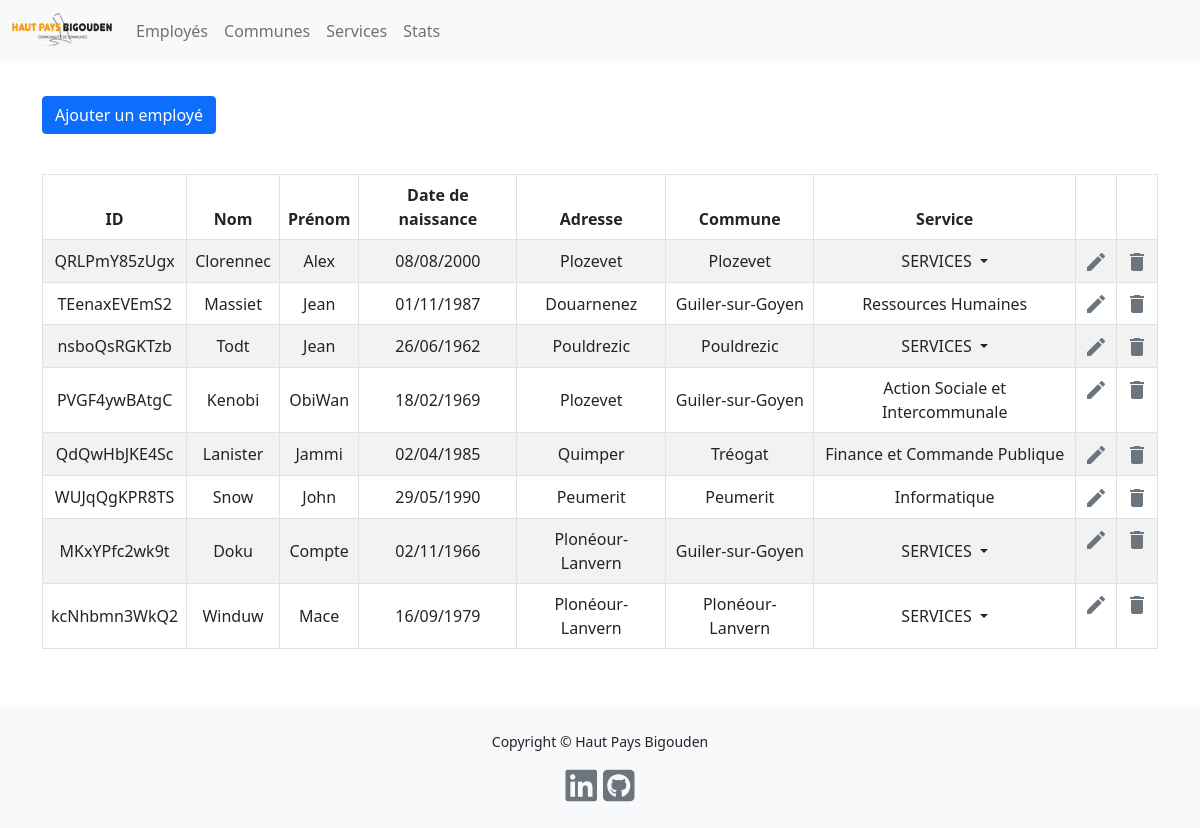
The app's page /employe/ with its own data.
### tables this page shows
CREATE TABLE Employe (employeId VARCHAR(100) PRIMARY KEY,communeId INTEGER,nom VARCHAR(50),prenom VARCHAR(50),ddn DATE,adresse VARCHAR(100),FOREIGN KEY(communeId) REFERENCES Commune);

CREATE TABLE Commune (communeId INTEGER PRIMARY KEY,nom VARCHAR(50),cdp VARCHAR(50));

CREATE TABLE Service (serviceId INTEGER PRIMARY KEY,nom VARCHAR(50));

### routes/employe.py (the view)
@employe.route('/')
def index():
    employes = lire_employes()
    employes = concat_employes(employes)
    return render_template("employe.index.html", employes=employes)

### db/src/dataBase.py (called while the page is built)
def r_requete(requete,remplacement=()):
    con = sql.connect(db)
    cur = con.cursor()
    cur.execute(requete,remplacement)
    return cur.fetchall()

### db/src/dataHandle.py (called while the page is built)
def concat_employes(employes:str):
    new_employes = employes
    for employe in new_employes:
        indexs = [new_employes.index(_employe) for _employe in new_employes if employe[0] in _employe]
        if len(indexs) > 1 :
            services = [new_employes[idx][6] for idx in indexs]
            [new_employes.pop(idx) for idx in reversed(indexs[1:])]
            new_employes[indexs[0]] = list(new_employes[indexs[0]])
            new_employes[indexs[0]][6] = services
            new_employes[indexs[0]] = tuple(new_employes[indexs[0]])
    return new_employes

### db/src/requests.py (called while the page is built)
def lire_all(table:str):
    return r_requete(f"SELECT * FROM {table}")

def lire_employes(): return lire_all("Employe_full")

### templates/employe.index.html (shortened to what this page needs)
{% extends "template.html" %}
{% block content %}
<a href="{{ url_for('employe.add') }}" class="btn btn-primary">Ajouter un employé</a>
<table class="table table-striped table-bordered mx-auto" style="margin-top: 5vh;">
    <thead>
    <tr>
        <th scope="col" class="text-center">ID</th>
        <th scope="col" class="text-center">Nom</th>
        <th scope="col" class="text-center">Prénom</th>
        <th scope="col" class="text-center">Date de naissance</th>
        <th scope="col" class="text-center">Adresse</th>
        <th scope="col" class="text-center">Commune</th>
        <th scope="col" class="text-center">Service</th>
        <th scope="col"></th>
        <th scope="col"></th>
    </tr>
    </thead>
    <tbody>
        {%for employe in employes%}
        <tr>
            <td class="text-center align-middle"> {{ employe[0] }} </td>
            <td class="text-center align-middle"> {{ employe[1] }} </td>
            <td class="text-center align-middle"> {{ employe[2] }} </td>
            <td class="text-center align-middle"> {{ employe[3] }} </td>
            <td class="text-center align-middle"> {{ employe[4] }} </td>
            <td class="text-center align-middle"> {{ employe[5] }} </td>
            {% if employe[6].__class__.__name__ == 'list' %}
                <td class="text-center align-middle">
                    <div class="dropdown">
                        <p class="dropdown-toggle mb-0" data-bs-toggle="dropdown" aria-expanded="false">
                            SERVICES
                        </p>
                    </div>
                </td>
            {% else %}
                <td class="text-center align-middle"> {{ employe[6] }} </td>
            {% endif %}
            <td class="text-center">
                <a href="{{ url_for('employe.update', id=employe[0]) }}" aria-disabled="true">
                    <span class="material-icons align-middle text-secondary" >
                    </span>
                </a>
            </td>
            <td class="text-center">
                <a href="{{ url_for('employe.delete', id=employe[0]) }}">
                    <span class="material-icons align-middle text-secondary" >
                    </span>
                </a>
            </td>
        </tr>
        {%endfor%}
    </tbody>
</table>
{% endblock %}

### records on screen
Employe: employeId "QRLPmY85zUgx", nom "Clorennec", prenom "Alex", ddn "08/08/2000", adresse "Plozevet", nom "Plozevet"
Employe: employeId "TEenaxEVEmS2", nom "Massiet", prenom "Jean", ddn "01/11/1987", adresse "Douarnenez", nom "Guiler-sur-Goyen", nom "Ressources Humaines"
Employe: employeId "nsboQsRGKTzb", nom "Todt", prenom "Jean", ddn "26/06/1962", adresse "Pouldrezic", nom "Pouldrezic"
Employe: employeId "PVGF4ywBAtgC", nom "Kenobi", prenom "ObiWan", ddn "18/02/1969", adresse "Plozevet", nom "Guiler-sur-Goyen", nom "Action Sociale et Intercommunale"
Employe: employeId "QdQwHbJKE4Sc", nom "Lanister", prenom "Jammi", ddn "02/04/1985", adresse "Quimper", nom "Tréogat", nom "Finance et Commande Publique"
Employe: employeId "WUJqQgKPR8TS", nom "Snow", prenom "John", ddn "29/05/1990", adresse "Peumerit", nom "Peumerit", nom "Informatique"
Employe: employeId "MKxYPfc2wk9t", nom "Doku", prenom "Compte", ddn "02/11/1966", adresse "Plonéour-Lanvern", nom "Guiler-sur-Goyen"
Employe: employeId "kcNhbmn3WkQ2", nom "Winduw", prenom "Mace", ddn "16/09/1979", adresse "Plonéour-Lanvern", nom "Plonéour-Lanvern"
